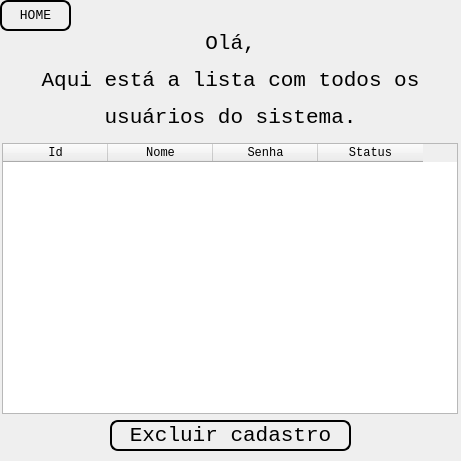
<?xml version="1.0" encoding="UTF-8"?>
<ui version="4.0">
 <class>Dialog</class>
 <widget class="QDialog" name="Dialog">
  <property name="geometry">
   <rect>
    <x>0</x>
    <y>0</y>
    <width>461</width>
    <height>461</height>
   </rect>
  </property>
  <property name="windowTitle">
   <string>Dialog</string>
  </property>
  <widget class="QWidget" name="bgWidget" native="true">
   <property name="geometry">
    <rect>
     <x>0</x>
     <y>0</y>
     <width>461</width>
     <height>461</height>
    </rect>
   </property>
   <property name="font">
    <font>
     <family>Courier New</family>
     <pointsize>14</pointsize>
    </font>
   </property>
   <property name="styleSheet">
    <string notr="true"/>
   </property>
   <widget class="QLabel" name="label">
    <property name="geometry">
     <rect>
      <x>10</x>
      <y>20</y>
      <width>441</width>
      <height>121</height>
     </rect>
    </property>
    <property name="font">
     <font>
      <family>Courier New</family>
      <pointsize>18</pointsize>
      <weight>50</weight>
      <bold>false</bold>
     </font>
    </property>
    <property name="styleSheet">
     <string notr="true"/>
    </property>
    <property name="text">
     <string>&lt;html&gt;&lt;head/&gt;&lt;body&gt;&lt;p align=&quot;center&quot;&gt;&lt;span style=&quot; font-size:16pt;&quot;&gt;Olá,&lt;/span&gt;&lt;/p&gt;&lt;p align=&quot;center&quot;&gt;&lt;span style=&quot; font-size:16pt;&quot;&gt;Aqui está a lista com todos os&lt;/span&gt;&lt;/p&gt;&lt;p align=&quot;center&quot;&gt;&lt;span style=&quot; font-size:16pt;&quot;&gt;usuários do sistema.&lt;/span&gt;&lt;/p&gt;&lt;/body&gt;&lt;/html&gt;</string>
    </property>
   </widget>
   <widget class="QPushButton" name="btnVolta">
    <property name="enabled">
     <bool>true</bool>
    </property>
    <property name="geometry">
     <rect>
      <x>0</x>
      <y>0</y>
      <width>71</width>
      <height>31</height>
     </rect>
    </property>
    <property name="font">
     <font>
      <family>Courier New</family>
      <pointsize>10</pointsize>
     </font>
    </property>
    <property name="styleSheet">
     <string notr="true">border-radius: 8px;
border: 2px solid black;</string>
    </property>
    <property name="text">
     <string>HOME</string>
    </property>
   </widget>
   <widget class="QTableWidget" name="tbl">
    <property name="geometry">
     <rect>
      <x>2</x>
      <y>143</y>
      <width>456</width>
      <height>271</height>
     </rect>
    </property>
    <property name="font">
     <font>
      <family>Courier New</family>
      <pointsize>9</pointsize>
     </font>
    </property>
    <property name="gridStyle">
     <enum>Qt::DashDotDotLine</enum>
    </property>
    <attribute name="horizontalHeaderDefaultSectionSize">
     <number>105</number>
    </attribute>
    <column>
     <property name="text">
      <string>Id</string>
     </property>
    </column>
    <column>
     <property name="text">
      <string>Nome</string>
     </property>
    </column>
    <column>
     <property name="text">
      <string>Senha</string>
     </property>
    </column>
    <column>
     <property name="text">
      <string>Status</string>
     </property>
    </column>
   </widget>
   <widget class="QPushButton" name="btnExcluir">
    <property name="enabled">
     <bool>true</bool>
    </property>
    <property name="geometry">
     <rect>
      <x>110</x>
      <y>420</y>
      <width>241</width>
      <height>31</height>
     </rect>
    </property>
    <property name="font">
     <font>
      <family>Courier New</family>
      <pointsize>16</pointsize>
     </font>
    </property>
    <property name="styleSheet">
     <string notr="true">border-radius: 8px;
border: 2px solid black;</string>
    </property>
    <property name="text">
     <string>Excluir cadastro</string>
    </property>
   </widget>
  </widget>
 </widget>
 <tabstops>
  <tabstop>tbl</tabstop>
  <tabstop>btnVolta</tabstop>
 </tabstops>
 <resources/>
 <connections/>
</ui>
